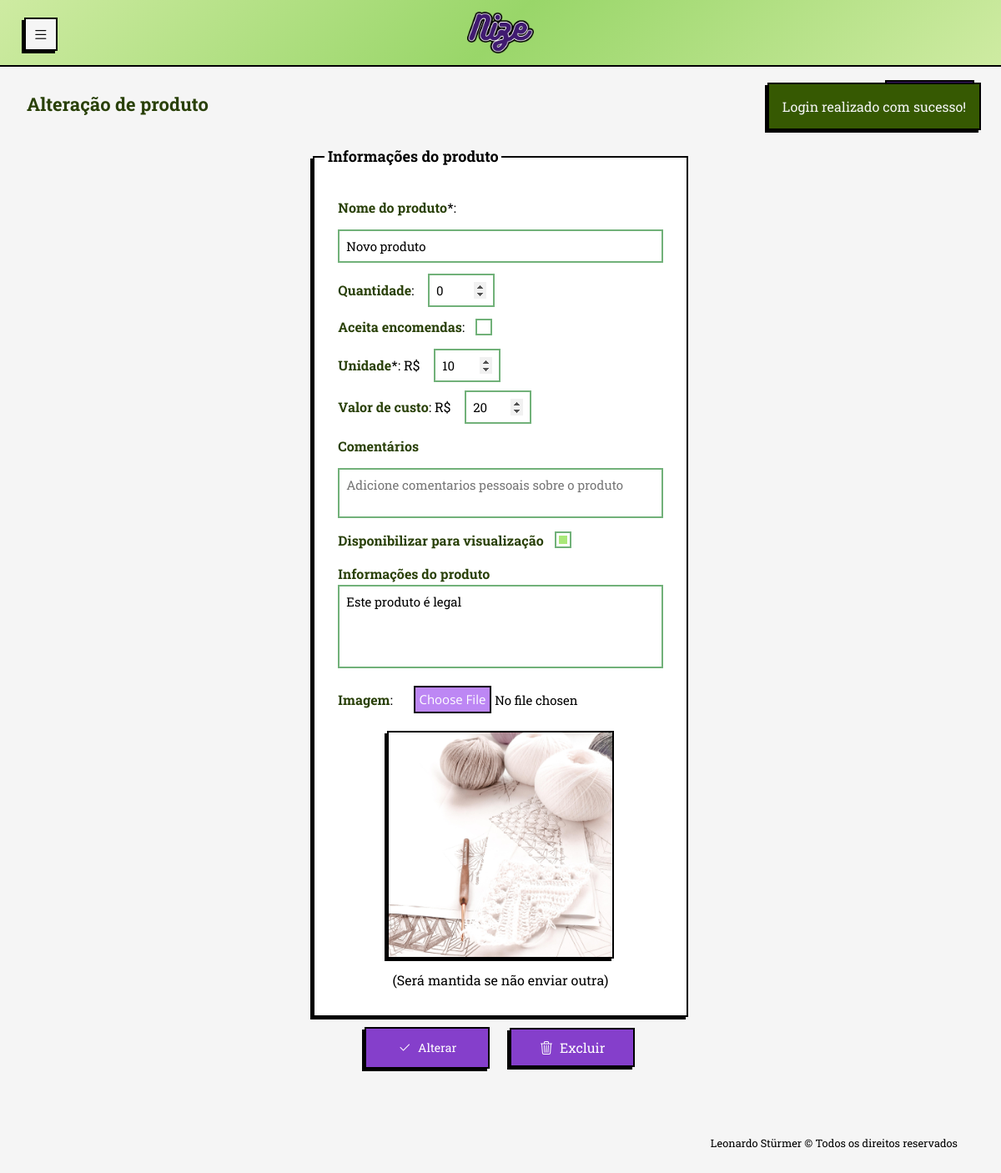
The page /php/view/produtos/alteracao_produto.php?id=1 (signed in) on the database its author committed.
### tables this page shows
CREATE TABLE produtos (
            id_produto INTEGER PRIMARY KEY AUTOINCREMENT NOT NULL,
            id_usuario INTEGER NOT NULL,
            nome TEXT NOT NULL,
            valor_unitario REAL NOT NULL,
            quantidade INTEGER NULL,
            imagem TEXT NULL,
            aceita_encomenda INTEGER NULL,
            descricao TEXT NULL,
            valor_custo REAL NULL,
            aceita_visualizacao INTEGER NULL,
            created_at TIMESTAMP NOT NULL DEFAULT CURRENT_TIMESTAMP, comentario,
            FOREIGN KEY (id_usuario) REFERENCES usuario (id_usuario)
    );

### php/persistence/conexaoBanco.class.php (called while the page is built, shortened)
<?php
class ConexaoBanco extends PDO {
    private static $instancia = null;
    public static function getInstancia() {
        if (!isset(self::$instancia)) {
            try {
                $caminhoBanco = __DIR__ . '/nize_database.db';
                $dsn = "sqlite:" . $caminhoBanco;
                self::$instancia = new ConexaoBanco($dsn, null, null);
                self::$instancia->setAttribute(PDO::ATTR_ERRMODE, PDO::ERRMODE_EXCEPTION);
                self::$instancia->setAttribute(PDO::ATTR_DEFAULT_FETCH_MODE, PDO::FETCH_ASSOC);
            } catch (PDOException $e) {
                $msg_erro = urlencode("Erro ao conectar com o banco SQLite: " . $e->getMessage());
                header("location:../view/general/erro.php?msg=" . $msg_erro);
                exit;
            }
        }
        return self::$instancia;
    }
}

### php/dao/produtodao.class.php (called while the page is built, shortened)
<?php
require_once __DIR__ . '/../persistence/conexaoBanco.class.php';
class ProdutoDAO{
    private $conexao;
    public function __construct() {
        $this-> conexao = ConexaoBanco::getInstancia();
    }
    public function buscarPorId($id){
        try {
            $sql = $this->conexao->prepare("SELECT * FROM produtos WHERE id_produto = :id");
            $sql->bindValue(":id", $id);
            $sql->execute();
            return $sql->fetch(PDO::FETCH_ASSOC);
        } catch (PDOException $e) {
            $_SESSION['msg'] = "<p class='error-msg'>Erro ao buscar ID: " . $e->getMessage() . "</p>";
        }
    }
}

### php/view/produtos/alteracao_produto.php (the view, shortened to what this page needs)
<?php
require_once '../../dao/produtodao.class.php';
$id_produto = $_GET['id'] ?? null;
$produtoDAO = new ProdutoDAO();
$produto = $produtoDAO->buscarPorId($id_produto);
?>
<!DOCTYPE html>
<html lang="pt-br">
<head>
  <link rel="stylesheet" href="../../../css/normalize.css">
  <link rel="stylesheet" href="../../../css/query.css">
  <link rel="stylesheet" href="../../../css/style.css">
  <link rel="stylesheet" href="../../../css/sidebar.css">
  <link rel="stylesheet" href="https://cdn.jsdelivr.net/npm/bootstrap-icons@1.13.1/font/bootstrap-icons.min.css">
</head>
<body>
  <header id="header-mobile">
    <div class="container-header">
      <a href="#" data-resize-btn-mobile class="btn-menu" title="Esconder/expandir menu">
        <i class="bi bi-list"></i>
      </a>
      <a href="../general/tela_inicial.php" class="link-logo-header" title="Tela inicial">
        <img src="../../../img/logo/nize_new.png" alt="Nize logotipo" id="logo-header">
      </a>
    </div>
  </header>
  <main class='conteudo-pagina'>
    <div class="internal-nav">
      <div class="internal-nav-links">
        <h1>Alteração de produto</h1>
        <a href="visualizacao_produtos.php" title="Tela de produtos"><span class="bi bi-arrow-left"></span>Voltar</a>
      </div>
    </div>
    <?php
    if (isset($_SESSION["msg"])) {
      echo "<div id='session-msg'>" . $_SESSION['msg'] .  "</div>";
    }
    if ($produto['aceita_encomenda'] !== 1) {
      $checkEncomenda = "";
    } else {
      $checkEncomenda = "checked";
    }
    if ($produto['aceita_visualizacao'] !== 1) {
      $checkVisualizacao = "";
    } else {
      $checkVisualizacao = "checked";
    }
    ?>
    <form action="../../controller/produtoControle.php?op=alterar&id=<?php echo $produto['id_produto'] ?>" method="post" enctype="multipart/form-data" class="form-cadastro-produto">
      <fieldset id="products-form">
        <legend>Informações do produto</legend>
        <div class="inner-products-form">
          <label><strong>Nome do produto</strong>*:</label>
          <input type="text" id="nomeProduto" name="nomeProduto" class="input-produto alt-nome-produto" value="<?php echo htmlspecialchars($produto['nome']); ?>" autocomplete="off" required>
          <div class="div-inner-products">
            <label><strong>Quantidade</strong>:
              <input type="number"  step="1" min="0" onkeydown="return ['Backspace', 'Delete', 'ArrowLeft', 'ArrowRight'].includes(event.key) || !isNaN(Number(event.key))" id="quantidadeProduto" name="quantidadeProduto" class="input-produto" value="<?php echo htmlspecialchars($produto['quantidade']); ?>" maxlength="3" autocomplete="off">
            </label>
            <label class="checkbox-acc" for="">
              <strong>Aceita encomendas</strong>:
              <input type="checkbox" id="aceitaEncomenda" name="aceitaEncomenda" class="input-produto" value="1" <?php echo " $checkEncomenda"; ?>>
            </label>
          </div>
          <div class="div-inner-products">
            <label><strong>Unidade</strong>*: R$
              <input type="number" min="0" id="valorUnitario" name="valorUnitario" step="0.10" class="input-produto" value="<?php echo htmlspecialchars($produto['valor_unitario']); ?>" autocomplete="off" required>
            </label>
            <label><strong>Valor de custo</strong>: R$
              <input type="number" min="0" id="valorCusto" name="valorCusto" step="0.10" class="input-produto" value="<?php echo htmlspecialchars($produto['valor_custo']); ?>" autocomplete="off">
            </label>
          </div>
          <label class="comentario-produtos" for="comentarioProduto">
            <strong>Comentários</strong>
          </label>
          <textarea name="comentarioProduto" id="comentarioProduto" placeholder="Adicione comentarios pessoais sobre o produto" class="input-produto" autocomplete="off"><?php echo htmlspecialchars($produto['comentario']); ?></textarea>
          <label class="checkbox-acc" for="">
            <strong>Disponibilizar para visualização</strong>
              <input type="checkbox" id="aceitaVisualizacao" name="aceitaVisualizacao" class="input-produto" value="1" autocomplete="off" <?php echo " $checkVisualizacao";?>>
          </label>
          <label class="descricao-produtos" for="descricaoProduto">
            <strong>Informações do produto</strong>
            <textarea name="descricaoProduto" id="descricaoProduto" class="input-produto" autocomplete="off"><?php echo htmlspecialchars($produto['descricao']); ?></textarea>
          </label>
          <label><strong>Imagem</strong>:
            <input type="file" name="imagemProduto" id="imagemProduto" class="input-produto" accept=".png, .jpg">
          </label>
          <?php if (!empty($produto['imagem'])): ?>
            <?php echo "<img src='../../persistence/uploads/" . htmlspecialchars($produto['imagem']) . "' alt='imagem do produto' class='img-produtos img-alt-produto'>" ?>
            <span class="span-alt-img">(Será mantida se não enviar outra)</span>
          <?php else: ?>
            <span>Nenhuma imagem</span>
          <?php endif; ?>
        </div>
      </fieldset>
      <div id="form-products-buttons">
        <button type="submit"><span class="bi bi-check2"></span>Alterar</button>
        <a href="../../controller/produtoControle.php?op=excluir&id=<?php echo $produto['id_produto'] ?>" onclick="return confirm('Deseja mesmo excluir?');"><span class="bi bi-trash3"></span>Excluir</a>
      </div>
    </form>
    <footer>Leonardo Stürmer &copy; Todos os direitos reservados</footer>
  </main>
</body>
</html>

### css/query.css (style rules this page uses)
@media screen and (max-width: 1280px) { main { margin-top: 1.5em; margin-left: 1em; } }
@media screen and (max-width: 1280px) { main.conteudo-pagina { margin: 3em 0; padding: 2em 2em; } }
@media screen and (max-width: 1280px) { .success-msg, .error-msg { color: whitesmoke; border: 2px solid black; box-shadow: var(--box-shadow); font-size: 16px; position: absolute; top: 3.2em; right: 1.5em; width: fit-content; max-width: 300px; padding: 0.8em 1rem; z-index: 99999; } }
@media screen and (max-width: 1280px) { h1 { font-size: 22px; } }
@media screen and (max-width: 1280px) { .btn-menu { position: fixed; left: 1em; top: 0.5em; } }
div.div-inner-products { flex-direction: column; }
#form-products-buttons > button { padding: 0.5em 0.5em; font-size: 14px; width: 30%; }

### css/style.css (style rules this page uses)
.internal-nav { display: inline-block; margin-bottom: 2em 0; gap: 20px; }
.internal-nav-links h1 { padding: 0; color: var(--darkGreen); text-align: left; }
.internal-nav-links { padding: 0; margin: 0; display: flex; justify-content: space-between; align-items: center; }
.internal-nav-links > a { text-decoration: none; border: var(--border); box-shadow: var(--box-shadow); background-color: var(--darkerPurple); padding: 0.8em; color: white; width: fit-content; text-align: center; margin: 1em 0; }
.img-alt-produto { border: var(--border); box-shadow: var(--box-shadow); align-self: center; width: 70%; max-height: 300px; }
.span-alt-img { text-align: center; }
.form-cadastro-produto { display: block; flex-direction: column; align-self: center; }
#form-products-buttons { display: flex; justify-content: center; }
#form-products-buttons span.bi { display: flex; justify-content: center; margin-left: 0px; }
#form-products-buttons > button, #form-products-buttons > a { width: 150px; padding: 0.5em; display: flex; justify-content: center; align-items: center; }
#products-form { border: var(--border); box-shadow: var(--box-shadow); background-color: white; padding: 0.8em; display: flex; justify-content: center; margin: 0 auto; width: 100%; }
#products-form > legend { font-size: 18px; padding: 0.2em; color: black; font-weight: bolder; }
.inner-products-form { display: flex; justify-content: center; flex-direction: column; gap: 0.8rem; font-size: 16px; padding: 1rem; text-align: left; width: 100%; }
.inner-products-form > input[type="text"], .inner-products-form > input[type="file"], .inner-products-form > textarea { margin-left: 0; width: 100%; }
.inner-products-form input[type="number"] { width: 5rem; }
.div-inner-products { display: flex; flex-direction: row; justify-content: space-between; gap: 10px; }
#nomeProduto.input-produto, #nomeProduto.alt-nome-produto { width: 100%; }
.inner-products-form strong { color: var(--darkGreen); font-weight: 700; }
.input-produto { background-color: white; font-size: 15px; margin-left: 0.8rem; padding: 0.5rem; }
#descricaoProduto.input-produto { width: 100%; height: 100px; }
.checkbox-acc { display: flex; align-items: center; }
.descricao-produtos { display: flex; align-items: start; flex-direction: column; }
.descricao-produtos > textarea { height: 10rem; margin: 0; }

### css/sidebar.css (style rules this page uses)
* { margin: 0; padding: 0; box-sizing: border-box; }
body { --sb-width: 8rem; font-family: system-ui, sans-serif; font-size: 16px; line-height: 1.7; }
header { visibility: hidden; width: 0em; }
#logo-header { width: 80px; margin: 0em auto; transition: width 0.4s ease-in-out, transform 0.8s ease-in-out, opacity 0.4s ease-in-out; transform: rotate(0deg); }
.link-logo-header, .link-logo-header:hover { background-color: transparent; border: none; box-shadow: none; align-content: center; }
.container-header { background: linear-gradient(134deg,rgba(206, 235, 162, 1) 0%, rgba(153, 214, 105, 1) 50%, rgba(206, 235, 162, 1) 100%); border-bottom: var(--border); display: flex; flex-direction: row; justify-content: center; width: 100%; transition: border 0.3s ease-in-out; }
#header-mobile .btn-menu i { margin-top: -5px; padding: 0; font-size: 1.2em; }
.btn-menu { background-color: whitesmoke; color: black; padding: 0.5em; width: 2.5em; height: 2.5em; display: flex; flex-direction: column; align-content: center; justify-content: space-between; }
main { transition: margin-left 0.4s ease-in-out; }
@media (min-width: 0px) { main { margin-left: var(--sb-width); } }
@media screen and (max-width: 1280px) { header { visibility: visible; position: fixed; top: 0; z-index: 9999; display: flex; flex-direction: row; width: 100dvw; height: 5em; } }

### rows shown on the page
produtos: nomeProduto "Novo produto", quantidadeProduto "0", valorUnitario "10", valorCusto "20", descricaoProduto "Este produto é legal", imagem (picture)

### other values the page prints
$_SESSION['msg'] "Login realizado com sucesso!"
